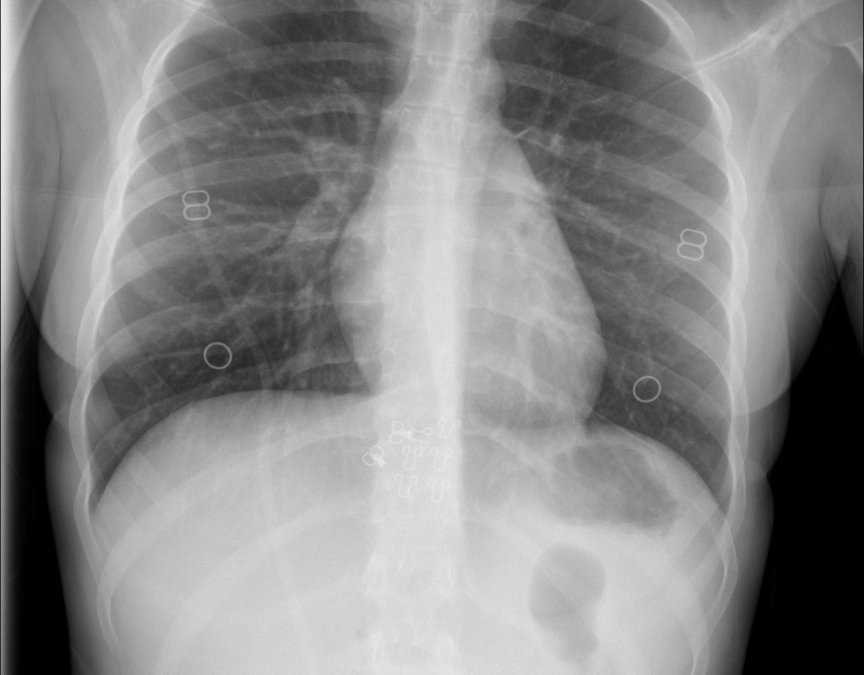
#> input picture Data/COVIDGR_1.0/N/04e8fa1443349a1f8bd5261f46688652.jpg, 2592 x 2023 px (shown at 1/3 size); its folder holds only this picture in this run
$ jupyter execute --allow-errors Xray_to_vectors.ipynb
#> lines starting #> are read from the running program, lines starting #| are printed output that depends on the picture
[cell 1]
#import relevant packagaes
import os
import numpy as np
import pandas as pd
import matplotlib.pyplot as pltimport
import matplotlib.image as mpimg

[cell 2]
#%pip install scikit-image

import skimage
from skimage.transform import resize
from pathlib import Path

[cell 3]
#load data
root = "/Users/chucklin/Documents/Github/COVID-detection-pipeline/Data/"
path = os.path.join(root,"COVIDGR_1.0")

Classes = ["Positive","Negative"]
img_size = 224

positive_train_path = os.path.join(path,"P")
negative_train_path = os.path.join(path,"N")

positive_train_img = list(Path(positive_train_path).glob("*.jpg"))
negative_train_img = list(Path(negative_train_path).glob("*.jpg"))

[cell 4]
# To visualize the dataset
n_positive_train = len(positive_train_img)
n_negative_train = len(negative_train_img)

print("Training Set:")
print("Number of COVID Positive Lung X-rays: {}".format(n_positive_train))
print("Number of COVID Negative Lung X-rays: {}".format(n_negative_train))
print("Total number of images: {}".format(n_positive_train+n_negative_train))

#> (a cell that did not finish here is left out)

[cell 6]
#convert images to numpy array

positive_np = np.empty((len(positive_train_img), img_size, img_size, 1), dtype=np.float32)
negative_np = np.empty((len(negative_train_img), img_size, img_size, 1), dtype=np.float32)

[cell 7]
mpimg.imread(negative_train_img[0])

[cell 8]
#Positive
for i, img_name in enumerate(positive_train_img):
    try:
        temp_image = mpimg.imread(img_name)
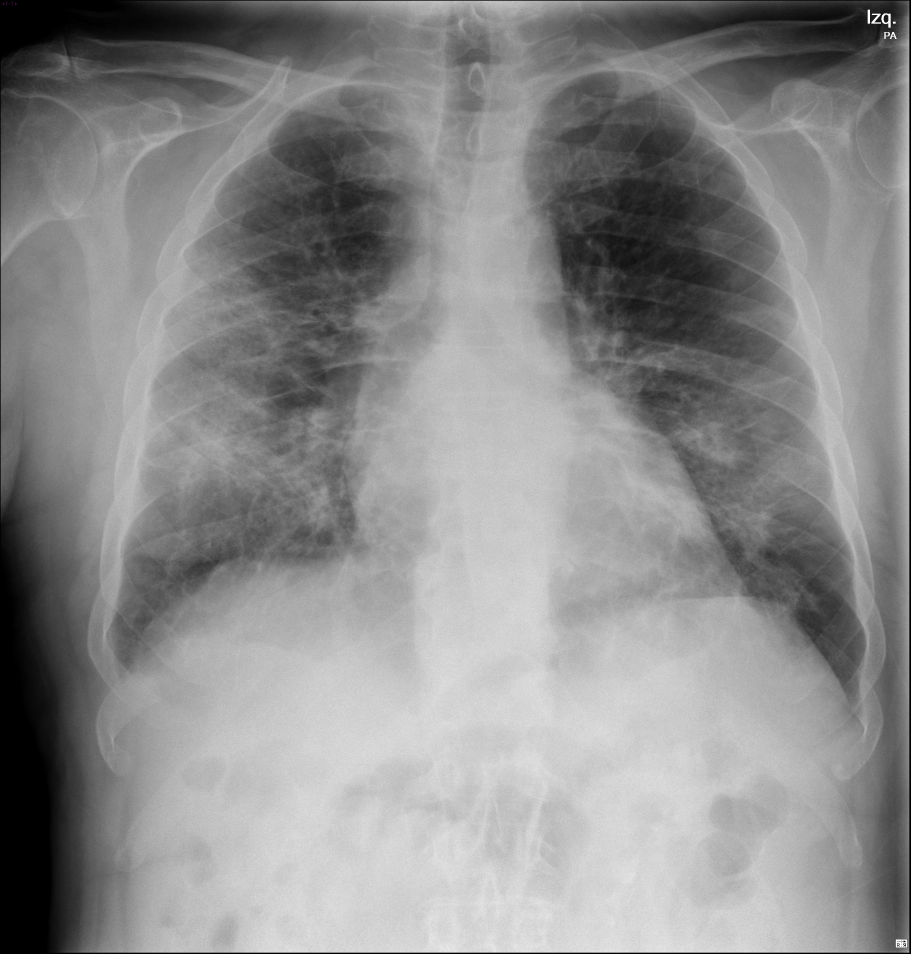
#> input picture Data/COVIDGR_1.0/P/01d381e16aa67898af213e64cb854dcf.jpg, 2732 x 2860 px (shown at 1/3 size)
#> temp_image is the input picture: shape (2860, 2732, 3); mean R, G, B 139, 139, 139
        img_resize = resize(temp_image, (img_size, img_size, 1), anti_aliasing=True)
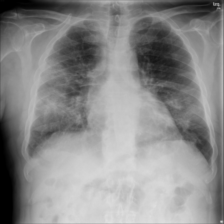
#> img_resize: shape (224, 224, 1) float64; min 0, max 0.886, mean 0.545
        positive_np[i] = img_resize
    except:
        continue


#Negative
for i, img_name in enumerate(negative_train_img):
    try:
        temp_image = mpimg.imread(img_name)
#> temp_image is the input picture: shape (2023, 2592); min 0, max 248, mean 134.9
        img_resize = resize(temp_image, (img_size, img_size, 1), anti_aliasing=True)
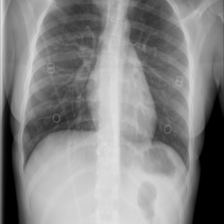
#> img_resize: shape (224, 224, 1) float64; min 0, max 0.891, mean 0.529
        negative_np[i] = img_resize

    except:
        continue
